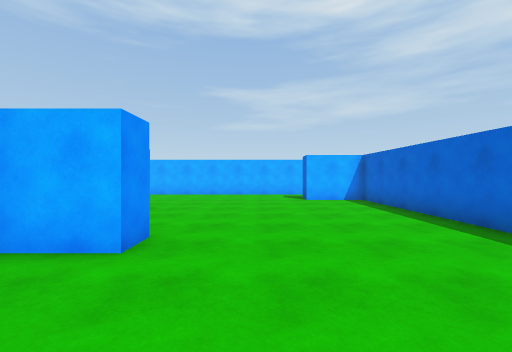
view 1 (above)

17 first-person views from a walk through a Unity game level. The camera is 1.44 m above the floor, looks level and sees 90° across. The floor is counted in squares, 1.44 m on a side. Each view is taken from the middle of a square. On the plan, view 1 faces up. The plan holds only what a view shows up to about 11 squares ahead; the rest is blank. The place goes on beyond the plan. The player is left out. Surface patterns are stand-ins for the level's own textures.

view 2
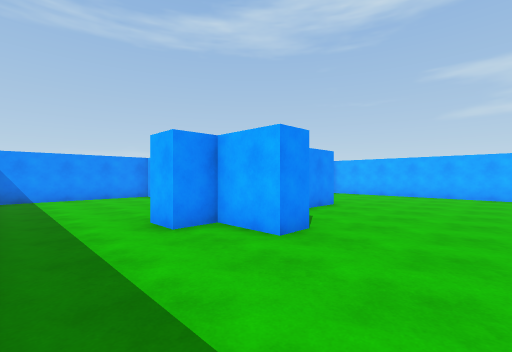

view 3
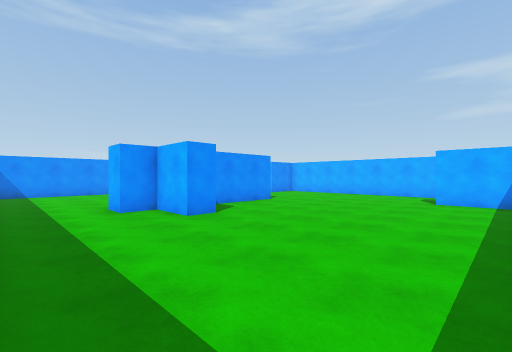

view 4
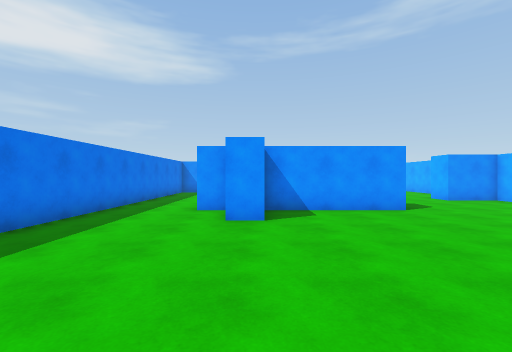

view 5
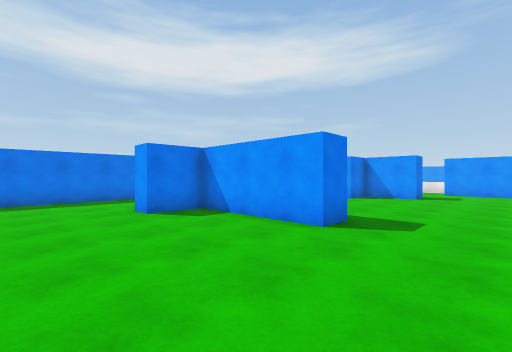

view 6
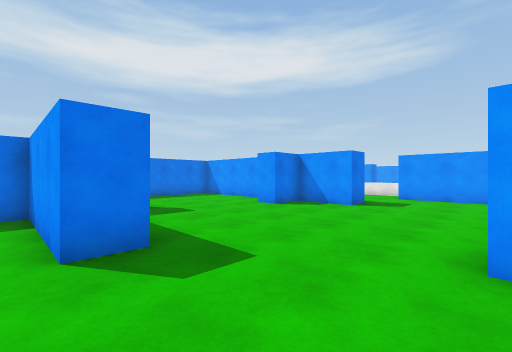

view 7
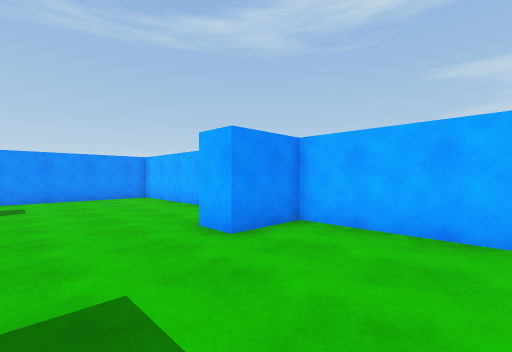

view 8
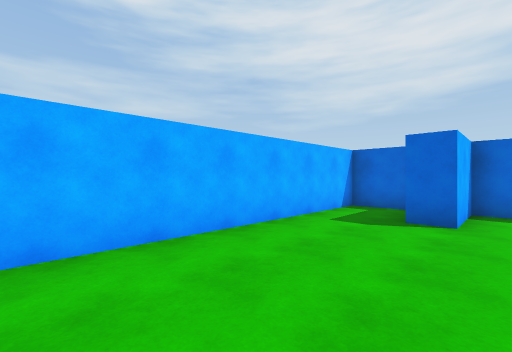

view 9
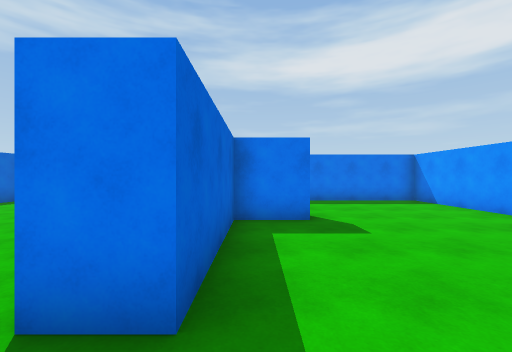

view 10
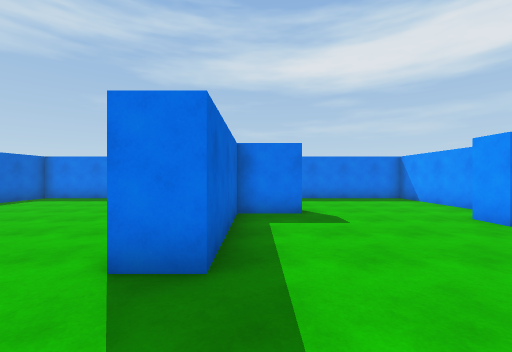

view 11
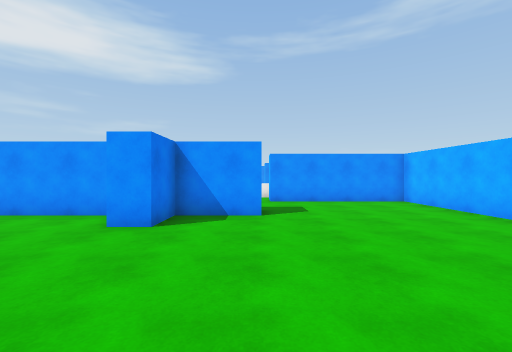

view 12
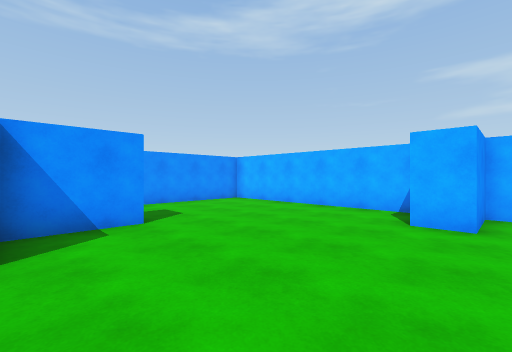

view 13
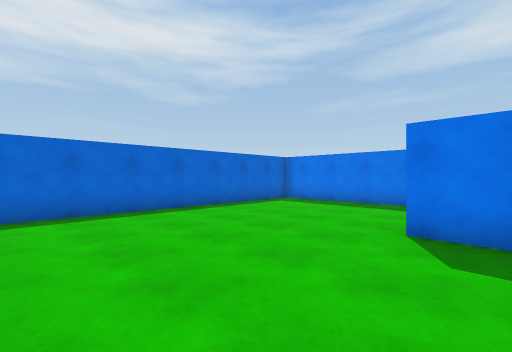

view 14
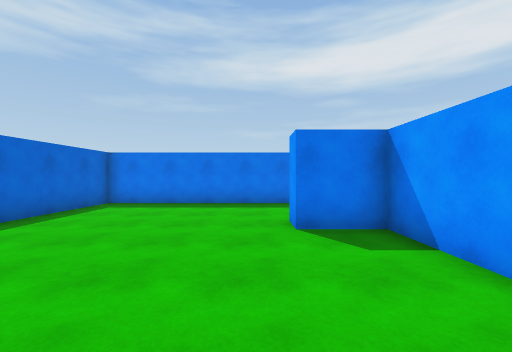

view 15
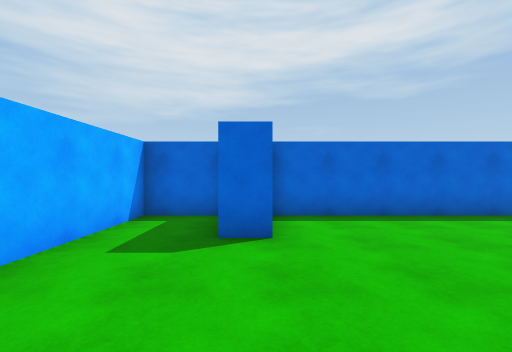

view 16
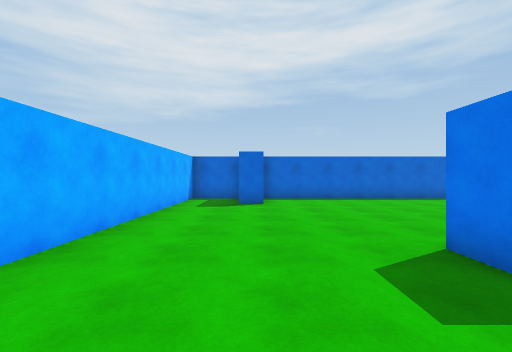

view 17
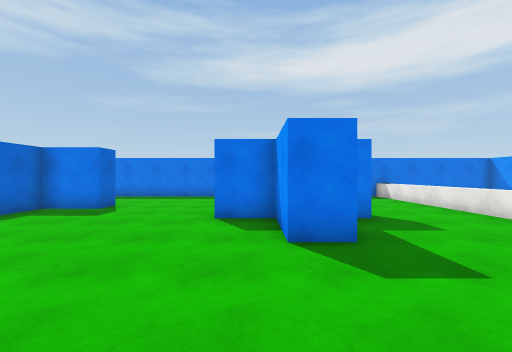

### Floor plan
Points are (right, up) in squares from view 1. A wall is a line through its corners. A room is listed if a view was taken in it or the views show most of it. See-through windows are left out.
Room 1 (views 1, 2, 3, 4, 5, 6, 7, 8, 9, 10, 11, 12, 13, 14, 15, 16, 17)
walls: (-6.2, 3.2) (-6.2, 4.2) (-4.5, 4.2) (-4.5, 8.4) (-3.5, 8.4) (-3.5, 4.2) (-1.7, 4.2) (-1.7, 3.3) (-3.5, 3.3) (-3.5, 2.3) (-4.5, 2.3); (-11.5, 4.2) (-11.5, -0.5) (4.5, -0.5) (4.5, 10.7) (2.1, 10.7) (2.1, 11.6); (-7.9, 13.8) (-15.1, 13.8) (-15.1, 8.6); (-12.6, 8.1) (-11.5, 8.1) (-11.5, 5.9) (-10, 5.9) (-10, 5); (4.5, 11.9) (4.5, 13.8) (-6.4, 13.8) (-6.4, 11.8) (-7.5, 11.8)
ways out: opening at (-13.5, 7.5)

Positions as (right, up) in squares from view 1, and headings:
1: (0, 0), facing up
2: (1, 0), facing up-left
3: (4, 0), facing up-left
4: (4, 4), facing left
5: (1, 11), facing down-left
6: (-3, 12), facing down-left
7: (-3, 9), facing up-left
8: (-4, 10), facing up-right
9: (-5, 10), facing down
10: (-5, 11), facing down
11: (-5, 8), facing left
12: (-6, 6), facing up-left
13: (-3, 9), facing down-right
14: (-1, 9), facing down
15: (-2, 11), facing right
16: (-7, 11), facing right
17: (-11, 12), facing down
